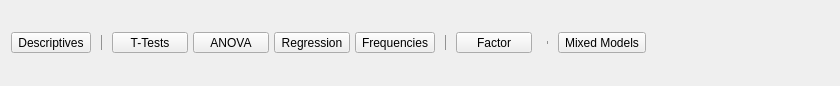
<?xml version="1.0" encoding="UTF-8"?>
<ui version="4.0">
 <class>RibbonAnalysis</class>
 <widget class="QWidget" name="RibbonAnalysis">
  <property name="geometry">
   <rect>
    <x>0</x>
    <y>0</y>
    <width>840</width>
    <height>86</height>
   </rect>
  </property>
  <property name="windowTitle">
   <string>Form</string>
  </property>
  <layout class="QGridLayout" name="gridLayout_7">
   <property name="topMargin">
    <number>4</number>
   </property>
   <property name="rightMargin">
    <number>0</number>
   </property>
   <property name="bottomMargin">
    <number>4</number>
   </property>
   <property name="horizontalSpacing">
    <number>0</number>
   </property>
   <item row="0" column="0">
    <widget class="QWidget" name="widget" native="true">
     <layout class="QGridLayout" name="gridLayout">
      <property name="leftMargin">
       <number>0</number>
      </property>
      <property name="topMargin">
       <number>6</number>
      </property>
      <property name="rightMargin">
       <number>0</number>
      </property>
      <property name="bottomMargin">
       <number>6</number>
      </property>
      <property name="verticalSpacing">
       <number>3</number>
      </property>
      <item row="0" column="0">
       <widget class="QWidget" name="widget_9" native="true">
        <layout class="QGridLayout" name="gridLayout_4">
         <property name="leftMargin">
          <number>0</number>
         </property>
         <property name="topMargin">
          <number>0</number>
         </property>
         <property name="rightMargin">
          <number>0</number>
         </property>
         <property name="bottomMargin">
          <number>0</number>
         </property>
         <item row="1" column="0">
          <widget class="RibbonButton" name="Descriptives">
           <property name="minimumSize">
            <size>
             <width>76</width>
             <height>0</height>
            </size>
           </property>
           <property name="text">
            <string>Descriptives</string>
           </property>
           <property name="icon">
            <iconset resource="../resources/icons.qrc">
             <normaloff>:/icons/analysis-descriptives.svg</normaloff>:/icons/analysis-descriptives.svg</iconset>
           </property>
           <property name="iconSize">
            <size>
             <width>37</width>
             <height>28</height>
            </size>
           </property>
           <property name="popupMode">
            <enum>QToolButton::InstantPopup</enum>
           </property>
           <property name="toolButtonStyle">
            <enum>Qt::ToolButtonTextUnderIcon</enum>
           </property>
          </widget>
         </item>
        </layout>
       </widget>
      </item>
     </layout>
    </widget>
   </item>
   <item row="0" column="1">
    <widget class="QWidget" name="sep1" native="true">
     <layout class="QGridLayout" name="gridLayout_8">
      <item row="0" column="0">
       <widget class="Line" name="line1">
        <property name="styleSheet">
         <string notr="true">QWidget {	color : #929292 ; }</string>
        </property>
        <property name="frameShadow">
         <enum>QFrame::Plain</enum>
        </property>
        <property name="orientation">
         <enum>Qt::Vertical</enum>
        </property>
       </widget>
      </item>
     </layout>
    </widget>
   </item>
   <item row="0" column="7">
    <spacer name="horizontalSpacer">
     <property name="orientation">
      <enum>Qt::Horizontal</enum>
     </property>
     <property name="sizeHint" stdset="0">
      <size>
       <width>61</width>
       <height>20</height>
      </size>
     </property>
    </spacer>
   </item>
   <item row="0" column="3">
    <widget class="QWidget" name="sep2" native="true">
     <property name="styleSheet">
      <string notr="true">QWidget {	color : #929292 ; }</string>
     </property>
     <layout class="QGridLayout" name="gridLayout_9">
      <item row="0" column="0">
       <widget class="Line" name="line2">
        <property name="frameShadow">
         <enum>QFrame::Plain</enum>
        </property>
        <property name="orientation">
         <enum>Qt::Vertical</enum>
        </property>
       </widget>
      </item>
     </layout>
    </widget>
   </item>
   <item row="0" column="4">
    <widget class="QWidget" name="otherPanel" native="true">
     <layout class="QGridLayout" name="gridLayout_5">
      <property name="leftMargin">
       <number>0</number>
      </property>
      <property name="topMargin">
       <number>6</number>
      </property>
      <property name="rightMargin">
       <number>0</number>
      </property>
      <property name="bottomMargin">
       <number>6</number>
      </property>
      <property name="verticalSpacing">
       <number>3</number>
      </property>
      <item row="0" column="0">
       <widget class="QWidget" name="widget_11" native="true">
        <layout class="QGridLayout" name="gridLayout_6">
         <property name="leftMargin">
          <number>0</number>
         </property>
         <property name="topMargin">
          <number>0</number>
         </property>
         <property name="rightMargin">
          <number>0</number>
         </property>
         <property name="bottomMargin">
          <number>0</number>
         </property>
         <property name="horizontalSpacing">
          <number>5</number>
         </property>
         <item row="0" column="1">
          <widget class="RibbonButton" name="factoranalysisButton">
           <property name="minimumSize">
            <size>
             <width>76</width>
             <height>0</height>
            </size>
           </property>
           <property name="text">
            <string>Factor</string>
           </property>
           <property name="icon">
            <iconset resource="../resources/icons.qrc">
             <normaloff>:/icons/analysis-classical-sem.svg</normaloff>:/icons/analysis-classical-sem.svg</iconset>
           </property>
           <property name="iconSize">
            <size>
             <width>37</width>
             <height>28</height>
            </size>
           </property>
           <property name="popupMode">
            <enum>QToolButton::InstantPopup</enum>
           </property>
           <property name="toolButtonStyle">
            <enum>Qt::ToolButtonTextUnderIcon</enum>
           </property>
          </widget>
         </item>
         <item row="0" column="2">
          <widget class="QWidget" name="sep2_2" native="true">
           <property name="styleSheet">
            <string notr="true">QWidget {	color : #929292 ; }</string>
           </property>
           <layout class="QGridLayout" name="gridLayout_10">
            <item row="0" column="0">
             <widget class="Line" name="line2_2">
              <property name="frameShadow">
               <enum>QFrame::Plain</enum>
              </property>
              <property name="orientation">
               <enum>Qt::Vertical</enum>
              </property>
             </widget>
            </item>
           </layout>
          </widget>
         </item>
        </layout>
       </widget>
      </item>
     </layout>
    </widget>
   </item>
   <item row="0" column="2">
    <widget class="QWidget" name="mainPanel" native="true">
     <layout class="QGridLayout" name="gridLayout_2">
      <property name="leftMargin">
       <number>0</number>
      </property>
      <property name="topMargin">
       <number>6</number>
      </property>
      <property name="rightMargin">
       <number>0</number>
      </property>
      <property name="bottomMargin">
       <number>6</number>
      </property>
      <property name="verticalSpacing">
       <number>3</number>
      </property>
      <item row="0" column="0">
       <widget class="QWidget" name="widget_10" native="true">
        <layout class="QGridLayout" name="gridLayout_3">
         <property name="leftMargin">
          <number>0</number>
         </property>
         <property name="topMargin">
          <number>0</number>
         </property>
         <property name="rightMargin">
          <number>0</number>
         </property>
         <property name="bottomMargin">
          <number>0</number>
         </property>
         <property name="horizontalSpacing">
          <number>5</number>
         </property>
         <item row="0" column="1">
          <widget class="RibbonButton" name="anovaButton">
           <property name="minimumSize">
            <size>
             <width>76</width>
             <height>0</height>
            </size>
           </property>
           <property name="text">
            <string>ANOVA</string>
           </property>
           <property name="icon">
            <iconset resource="../resources/icons.qrc">
             <normaloff>:/icons/analysis-classical-anova.svg</normaloff>:/icons/analysis-classical-anova.svg</iconset>
           </property>
           <property name="iconSize">
            <size>
             <width>37</width>
             <height>28</height>
            </size>
           </property>
           <property name="popupMode">
            <enum>QToolButton::InstantPopup</enum>
           </property>
           <property name="toolButtonStyle">
            <enum>Qt::ToolButtonTextUnderIcon</enum>
           </property>
          </widget>
         </item>
         <item row="0" column="2">
          <widget class="RibbonButton" name="regressionButton">
           <property name="minimumSize">
            <size>
             <width>76</width>
             <height>0</height>
            </size>
           </property>
           <property name="text">
            <string>Regression</string>
           </property>
           <property name="icon">
            <iconset resource="../resources/icons.qrc">
             <normaloff>:/icons/analysis-classical-regression.svg</normaloff>:/icons/analysis-classical-regression.svg</iconset>
           </property>
           <property name="iconSize">
            <size>
             <width>37</width>
             <height>28</height>
            </size>
           </property>
           <property name="popupMode">
            <enum>QToolButton::InstantPopup</enum>
           </property>
           <property name="toolButtonStyle">
            <enum>Qt::ToolButtonTextUnderIcon</enum>
           </property>
          </widget>
         </item>
         <item row="0" column="3">
          <widget class="RibbonButton" name="frequenciesButton">
           <property name="minimumSize">
            <size>
             <width>76</width>
             <height>0</height>
            </size>
           </property>
           <property name="text">
            <string>Frequencies</string>
           </property>
           <property name="icon">
            <iconset resource="../resources/icons.qrc">
             <normaloff>:/icons/analysis-classical-crosstabs.svg</normaloff>:/icons/analysis-classical-crosstabs.svg</iconset>
           </property>
           <property name="iconSize">
            <size>
             <width>37</width>
             <height>28</height>
            </size>
           </property>
           <property name="popupMode">
            <enum>QToolButton::InstantPopup</enum>
           </property>
           <property name="toolButtonStyle">
            <enum>Qt::ToolButtonTextUnderIcon</enum>
           </property>
          </widget>
         </item>
         <item row="0" column="0">
          <widget class="RibbonButton" name="ttestButton">
           <property name="minimumSize">
            <size>
             <width>76</width>
             <height>0</height>
            </size>
           </property>
           <property name="text">
            <string>T-Tests</string>
           </property>
           <property name="icon">
            <iconset resource="../resources/icons.qrc">
             <normaloff>:/icons/analysis-classical-ttest.svg</normaloff>:/icons/analysis-classical-ttest.svg</iconset>
           </property>
           <property name="iconSize">
            <size>
             <width>37</width>
             <height>28</height>
            </size>
           </property>
           <property name="popupMode">
            <enum>QToolButton::InstantPopup</enum>
           </property>
           <property name="toolButtonStyle">
            <enum>Qt::ToolButtonTextUnderIcon</enum>
           </property>
          </widget>
         </item>
        </layout>
       </widget>
      </item>
     </layout>
    </widget>
   </item>
   <item row="0" column="5">
    <widget class="RibbonButton" name="mixedModelButton">
     <property name="minimumSize">
      <size>
       <width>76</width>
       <height>0</height>
      </size>
     </property>
     <property name="text">
      <string>Mixed Models</string>
     </property>
     <property name="icon">
      <iconset resource="../resources/icons.qrc">
       <normaloff>:/icons/applications-toys.png</normaloff>:/icons/applications-toys.png</iconset>
     </property>
     <property name="iconSize">
      <size>
       <width>37</width>
       <height>28</height>
      </size>
     </property>
     <property name="popupMode">
      <enum>QToolButton::InstantPopup</enum>
     </property>
     <property name="toolButtonStyle">
      <enum>Qt::ToolButtonTextUnderIcon</enum>
     </property>
    </widget>
   </item>
  </layout>
  <zorder>widget</zorder>
  <zorder>mainPanel</zorder>
  <zorder>otherPanel</zorder>
  <zorder>sep1</zorder>
  <zorder>sep2</zorder>
  <zorder>mixedModelButton</zorder>
 </widget>
 <customwidgets>
  <customwidget>
   <class>RibbonButton</class>
   <extends>QToolButton</extends>
   <header>widgets/ribbonbutton.h</header>
  </customwidget>
 </customwidgets>
 <resources>
  <include location="../resources/icons.qrc"/>
 </resources>
 <connections/>
 <slots>
  <slot>itemSelected()</slot>
  <slot>menuItemSelected()</slot>
 </slots>
</ui>
